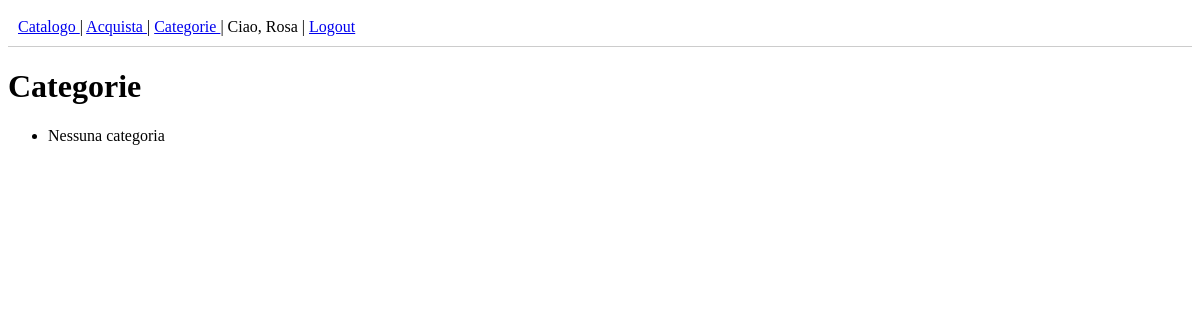
Page /ecommerce/categorie/ (signed in) on the earlier database version.
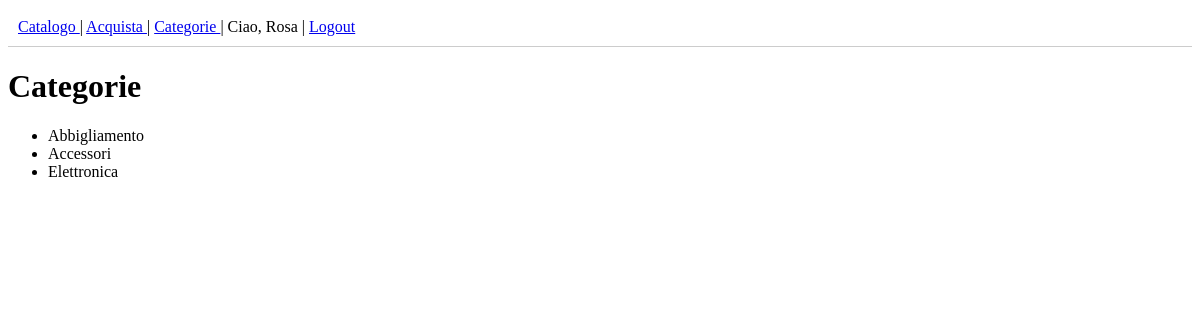
Same page on the later database version.
### ecommerce/models.py (models this page shows, shortened)
class Categoria(models.Model):
    nome = models.CharField(max_length=100)
    class Meta:
        verbose_name = "Categoria"
        verbose_name_plural = "Categorie"
        ordering = ["nome"]

### ecommerce/views.py (the view)
# urls.py: path('categorie/', views.CategoriaListView.as_view(), name='categorie'),
class CategoriaListView(ListView):
    model = Categoria
    template_name = "ecommerce/categorie.html"
    context_object_name = "categorie"

### ecommerce/templates/ecommerce/categorie.html (shortened to what this page needs)
{% extends "ecommerce/base.html" %}
{% block content %}
<h1>Categorie</h1>
<ul>
    {% for categoria in categorie %}
        <li>{{ categoria.nome }}</li>
    {% empty %}
        <li>Nessuna categoria</li>
    {% endfor %}
</ul>
{% endblock %}

Differences in the rows shown:
added Categoria: nome "Abbigliamento"
added Categoria: nome "Accessori"
added Categoria: nome "Elettronica"
Other differences:
text no longer shown: "Nessuna categoria"
